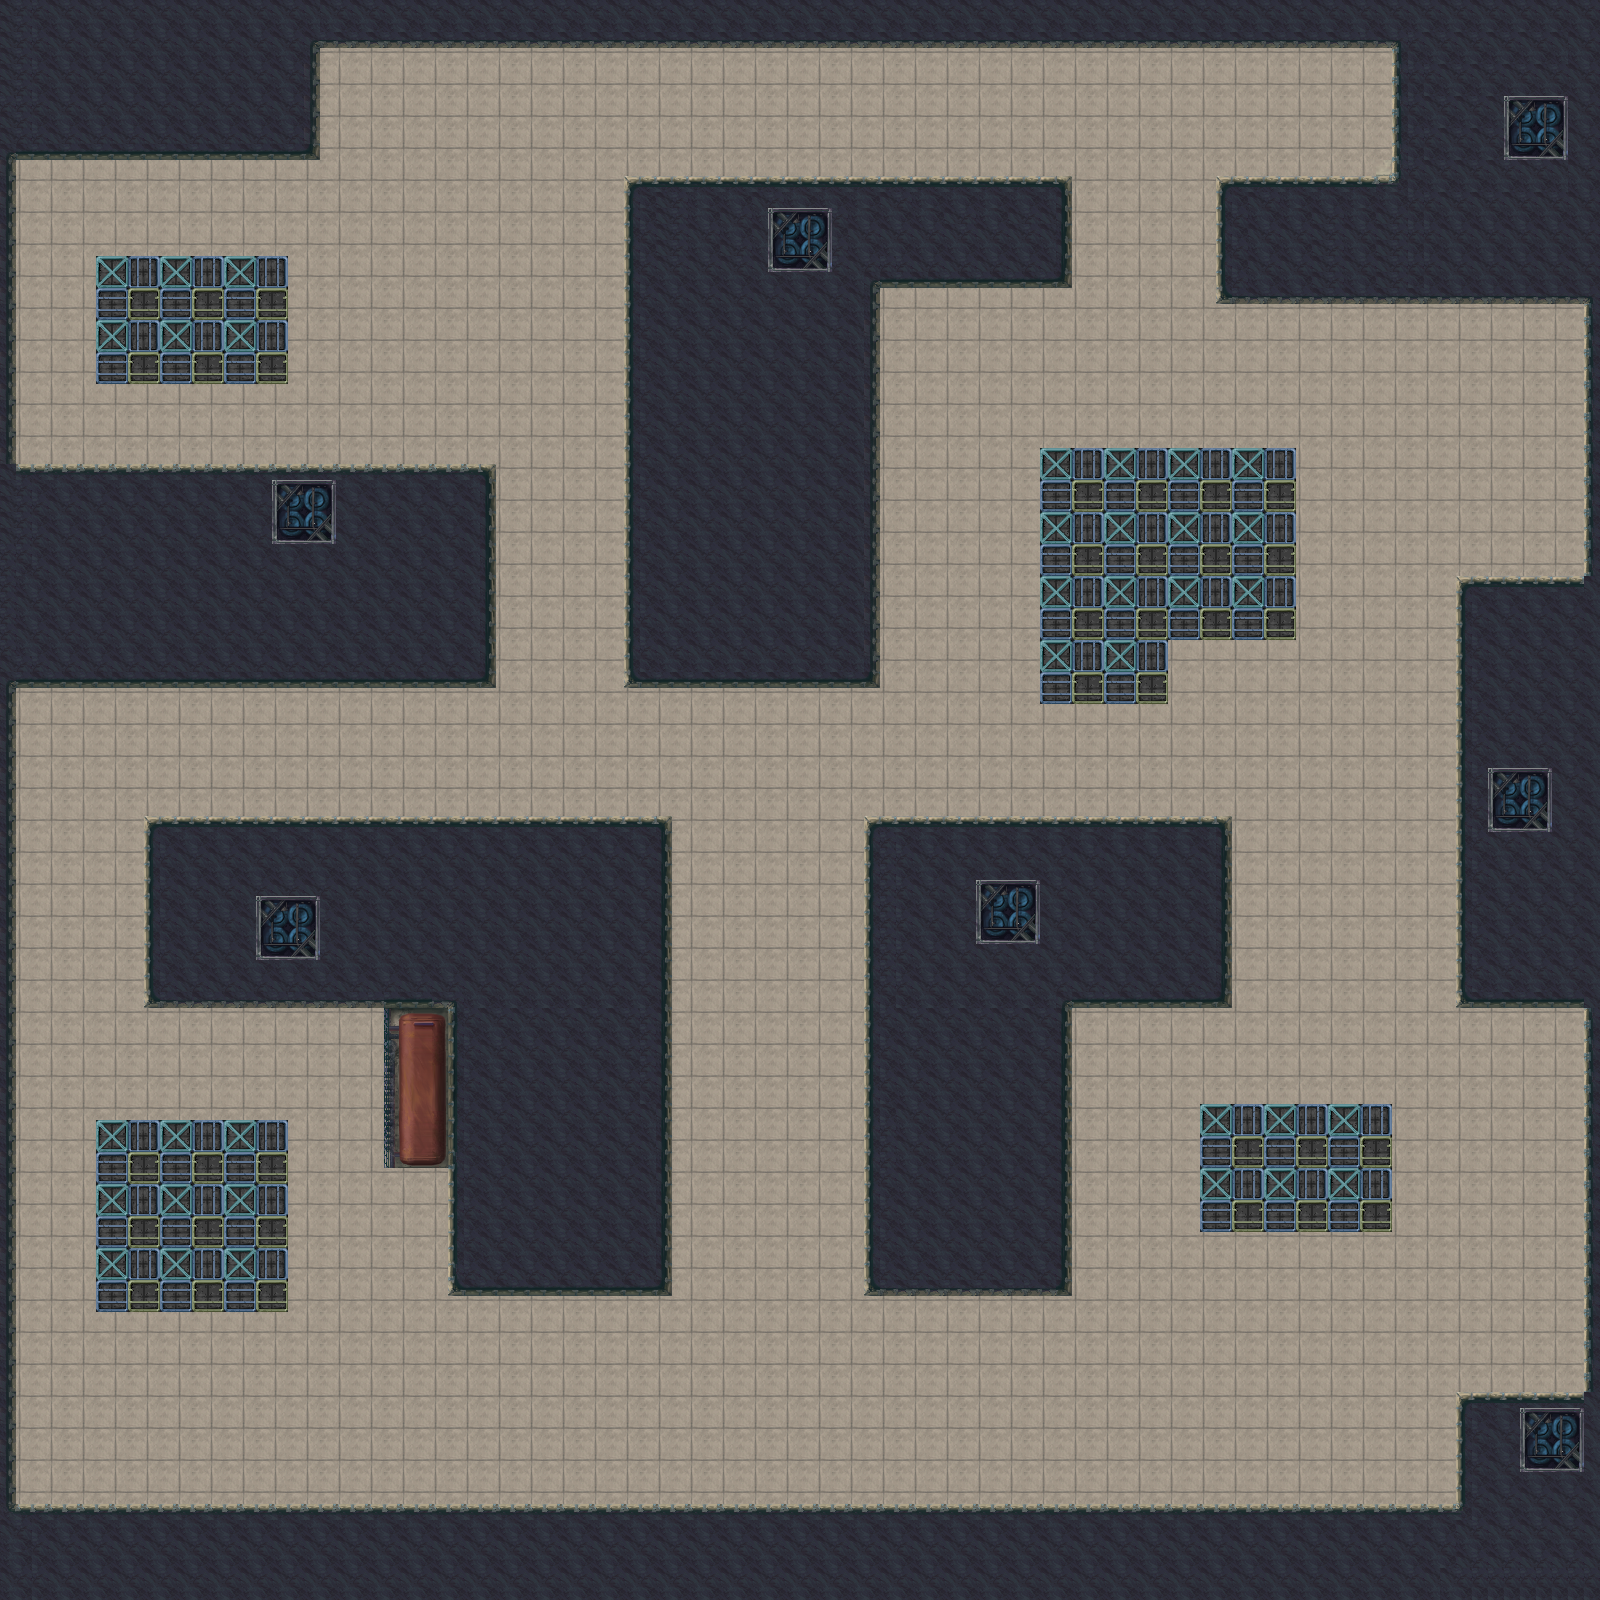

A level layout from a 2D game, rendered from its tile map. Below: a short description, then the map file with tile-grid data replaced by summaries:
An orthogonal 100x100 tile map with 16x16 px tiles, 1 tile layer (Ground) and 23 objects (mainDoor).

<map version="1.0" orientation="orthogonal" renderorder="right-down" width="100" height="100" tilewidth="16" tileheight="16" nextobjectid="28">
 <tileset firstgid="1" name="tileset_risk" tilewidth="16" tileheight="16" tilecount="1024" columns="32">
  <image source="Risk.png" width="512" height="512" />
 </tileset>
 <layer name="Ground" width="100" height="100">
  <data>[10000 cells, 10000 non-empty, 124 distinct tile ids]</data>
 </layer>
 <objectgroup name="Door">
  <object id="27" name="mainDoor" x="1572" y="335" width="25" height="223" />
 </objectgroup>
 <objectgroup name="Objects">
  <object id="1" x="449.333" y="814.667" width="221.333" height="478.667" />
  <object id="2" x="145.333" y="816" width="305.333" height="189.333" />
  <object id="3" x="97.3333" y="1121.33" width="189.333" height="188" />
  <object id="4" x="396" y="1004" width="50.6667" height="165.333" />
  <object id="6" x="-12.1212" y="1512.12" width="1612.12" height="87.8788" />
  <object id="7" x="1460.61" y="1403.03" width="139.394" height="112.121" />
  <object id="8" x="1584.85" y="3.0303" width="15.1515" height="1400" />
  <object id="9" x="-18.1818" y="-6.06061" width="33.3333" height="1509.09" />
  <object id="11" x="12.1212" y="-3.0303" width="309.091" height="163.636" />
  <object id="12" x="324.242" y="0" width="1281.82" height="42.4242" />
  <object id="13" x="1393.94" y="42.4242" width="190.909" height="260.606" />
  <object id="14" x="1215.15" y="181.818" width="181.818" height="118.182" />
  <object id="16" x="1457.58" y="581.818" width="133.333" height="424.242" />
  <object id="17" x="866.667" y="821.212" width="203.03" height="475.758" />
  <object id="18" x="1075.76" y="817.273" width="151.515" height="188.788" />
  <object id="19" x="18.1818" y="466.667" width="472.727" height="219.091" />
  <object id="20" x="96.9697" y="257.576" width="187.879" height="124.242" />
  <object id="21" x="1196.97" y="1106.06" width="196.97" height="121.212" />
  <object id="22" x="1036.36" y="448.485" width="124.242" height="254.545" />
  <object id="23" x="1157.58" y="448.485" width="133.333" height="189.818" />
  <object id="25" x="624" y="176" width="254" height="514" />
  <object id="26" x="870" y="174" width="204" height="116" />
 </objectgroup>
</map>
